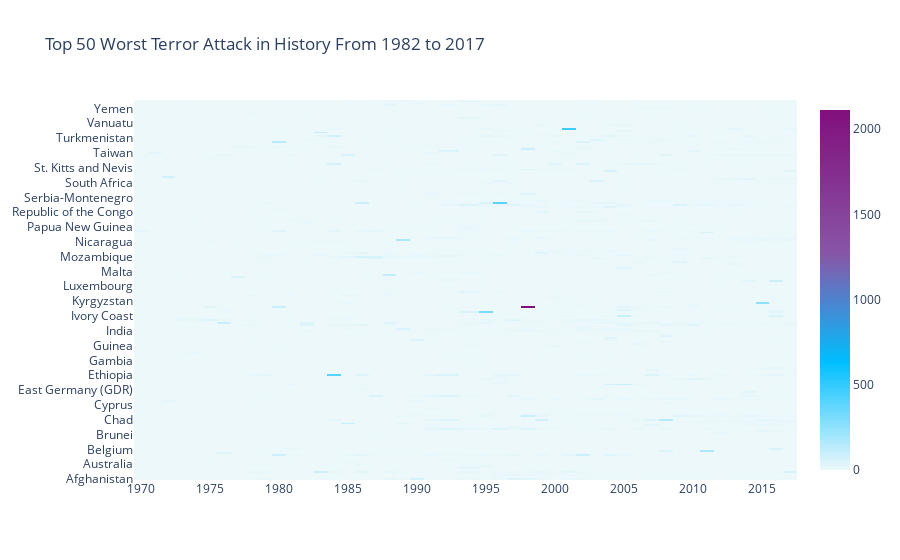

This figure's notebook cell:
### Code cell
import plotly.offline as py
py.init_notebook_mode(connected=True)
import plotly.graph_objs as go
colorscale = [[0, '#edf8fb'], [.3, '#00BFFF'], [.6, '#8856a7'], [1, '#810f7c']]
heatmap = go.Heatmap(z=heat.values, x=heat.columns, y=heat.index, colorscale=colorscale)
data = [heatmap]
layout = go.Layout(
    title='Top 50 Worst Terror Attack in History From 1982 to 2017',
    xaxis = dict(ticks='', nticks=20),
    yaxis = dict(ticks='')
)
fig = go.Figure(data=data, layout=layout)
py.iplot(fig, filename='heatmap',show_link=False)

### Figure 1 — Plotly figure (JSON) as saved in the notebook; plotly's stock layout.template omitted (floating-point values rounded to 4 significant figures; data arrays with more than 128 entries replaced by an {"elided": "..."} marker saying what was removed)
{"data": [{"colorscale": [[0, "#edf8fb"], [0.3, "#00BFFF"], [0.6, "#8856a7"], [1, "#810f7c"]], "type": "heatmap", "x": [1970, 1971, 1972, 1973, 1974, 1975, 1976, 1977, 1978, 1979, 1980, 1981, 1982, 1983, 1984, 1985, 1986, 1987, 1988, 1989, 1990, 1991, 1992, 1994, 1995, 1996, 1997, 1998, 1999, 2000, 2001, 2002, 2003, 2004, 2005, 2006, 2007, 2008, 2009, 2010, 2011, 2012, 2013, 2014, 2015, 2016, 2017], "y": {"elided": "205 str values"}, "z": {"elided": "205x47 float values"}}], "layout": {"title": {"text": "Top 50 Worst Terror Attack in History From 1982 to 2017"}, "xaxis": {"nticks": 20, "ticks": ""}, "yaxis": {"ticks": ""}}}
